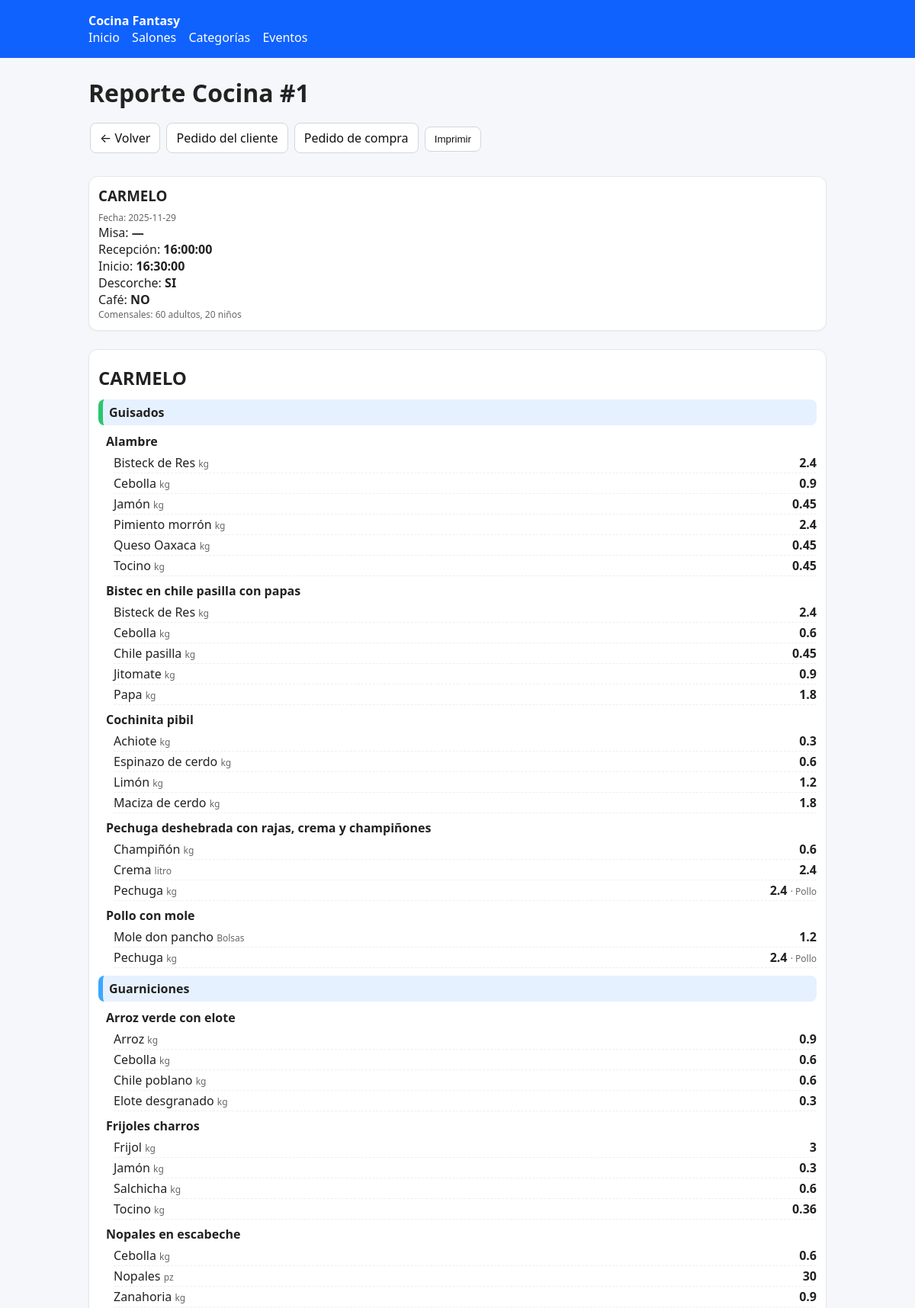
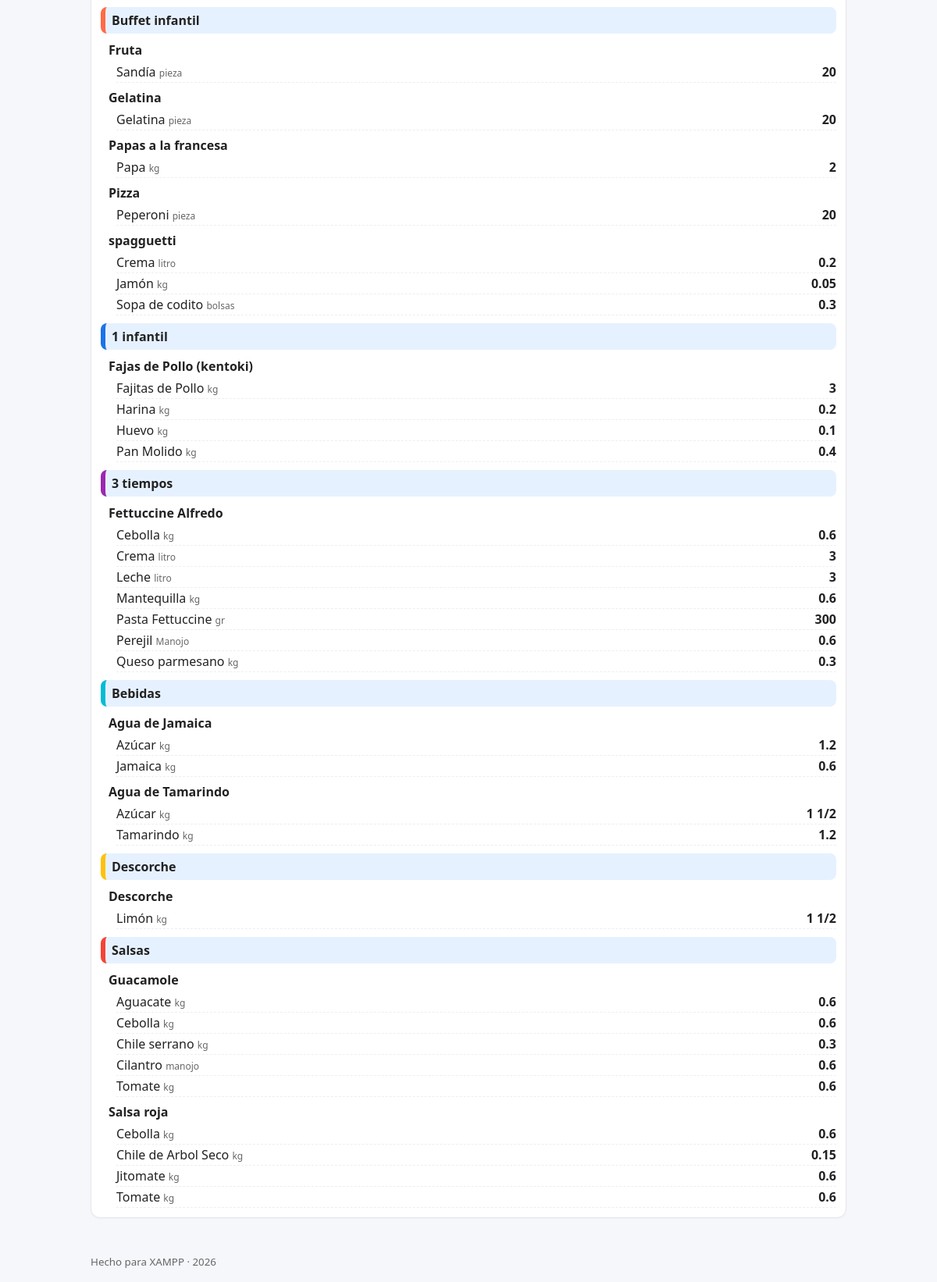
Page /reporte_evento.php?id=37 on the committed database (2 pictures, top to bottom).
### tables this page shows
CREATE TABLE `evento_salon` (
  `id_evento_salon` int(11) NOT NULL,
  `id_evento` int(11) NOT NULL,
  `id_salon` int(11) NOT NULL,
  `adultos` int(11) NOT NULL DEFAULT 0,
  `ninos` int(11) NOT NULL DEFAULT 0,
  `misa` time DEFAULT NULL,
  `recepcion` time DEFAULT NULL,
  `inicio` time DEFAULT NULL,
  `descorche` tinyint(1) NOT NULL DEFAULT 0,
  `cafe` tinyint(1) NOT NULL DEFAULT 0,
  `degustaciones` varchar(120) DEFAULT NULL,
  `factor_nino` decimal(5,2) NOT NULL DEFAULT 0.70
);

### db.php (called while the page is built, shortened)
<?php
function h($s){ return htmlspecialchars((string)$s, ENT_QUOTES, 'UTF-8'); }

### reporte_evento.php (the view, shortened to what this page needs)
<?php
require_once __DIR__ . '/db.php';
require_once __DIR__ . '/header.php';
function fmt_human($val, $ingrediente = null, $unidad = null){
  $val = round((float)$val, 3);
  $ent = floor($val + 1e-9);
  $frac = round($val - $ent, 2);
  if ($frac >= 0.49 && $frac <= 0.51) return trim(($ent? $ent : '').' 1/2');
  $s = number_format($val, 2, '.', '');
  $s = rtrim(rtrim($s,'0'),'.');
  return $s==='' ? '0' : $s;
}
$id_evento = isset($_GET['id']) ? (int)$_GET['id'] : 0;
try {
  $q = $pdo->prepare("SELECT * FROM vw_evento_salon_header WHERE id_evento=? ORDER BY salon");
  $q->execute([$id_evento]);
  $headers = $q->fetchAll(PDO::FETCH_ASSOC);
} catch (Throwable $e) {
  $q = $pdo->prepare("
    SELECT es.id_evento_salon, e.id_evento, e.fecha,
           COALESCE(s.alias, s.nombre) AS salon,
           es.adultos, es.ninos,
           COALESCE(es.misa, e.misa) AS misa,
           COALESCE(es.recepcion, e.recepcion) AS recepcion,
           COALESCE(es.inicio, e.inicio) AS inicio,
           CASE WHEN COALESCE(es.descorche,e.descorche)=1 THEN 'SI' ELSE 'NO' END AS descorche,
           CASE WHEN COALESCE(es.cafe,     e.cafe)=1      THEN 'SI' ELSE 'NO' END AS cafe,
           COALESCE(es.degustaciones, e.degustaciones) AS degustaciones
    FROM evento_salon es
    JOIN evento e ON e.id_evento = es.id_evento
    JOIN salon  s ON s.id_salon  = es.id_salon
    WHERE es.id_evento=?
    ORDER BY salon
  ");
  $q->execute([$id_evento]);
  $headers = $q->fetchAll(PDO::FETCH_ASSOC);
}
$detStmt = $pdo->prepare("
  SELECT
    id_evento_salon,
    salon,
    seccion,
    orden_seccion,
    orden_platillo,
    platillo,
    ingrediente,
    unidad,
    presentacion_descripcion,
    nota_receta,
    cantidad_calc,
    cantidad_mostrada
  FROM vw_evento_salon_platillo_ingrediente
  WHERE id_evento = :id
  ORDER BY salon, orden_seccion, seccion, COALESCE(orden_platillo,999), platillo, ingrediente
");
$detStmt->execute([':id' => $id_evento]);
$det = $detStmt->fetchAll(PDO::FETCH_ASSOC);
$det = array_values(array_filter($det, function($r){
    return !(isset($r['seccion']) && strtoupper(trim($r['seccion'])) === 'DESCORCHE');
}));
foreach ($headers as $h) {
    $id_es = (int)($h['id_evento_salon'] ?? 0);
    $total_adultos = max(0, (int)($h['adultos'] ?? 0));
    if (isset($h['descorche']) && strtoupper($h['descorche']) === 'SI') {
        $base_adultos = 100;
        $kg_por_base = 2.5;
        $cantidad_calc = round($total_adultos * $kg_por_base / $base_adultos, 2);
        if ($cantidad_calc > 0) {
            $det[] = [
                'id_evento_salon' => $id_es,
                'salon' => $h['salon'] ?? '',
                'seccion' => 'DESCORCHE',
                'orden_seccion' => 850,
                'orden_platillo' => null,
                'platillo' => 'Descorche',
                'ingrediente' => 'Limón',
                'unidad' => 'kg',
                'presentacion_descripcion' => null,
                'nota_receta' => null,
                'cantidad_calc' => $cantidad_calc,
                'cantidad_mostrada' => fmt_human($cantidad_calc, 'Limón', 'kg')
            ];
        }
    }
}
$eventos = $pdo->query("SELECT id_evento FROM evento ORDER BY fecha DESC")->fetchAll(PDO::FETCH_COLUMN);
$id_visual = 0;
$contador = 1;
foreach ($eventos as $ev) {
    if ((int)$ev === $id_evento) {
        $id_visual = $contador;
        break;
    }
    $contador++;
}
?>
<!doctype html>
<html lang="es">
<head>
</head>
<body>
 <h1>Reporte Cocina #<?= $id_visual ?></h1>
  <p>
    <a class="btn" href="evento_list.php">← Volver</a>
    <a class="btn" href="pedido_cliente.php?id=<?php echo h($id_evento); ?>">Pedido del cliente</a>
    <a class="btn" href="pedido_compra.php?id=<?php echo h($id_evento); ?>">Pedido de compra</a>
    <button class="btn" onclick="window.print()">Imprimir</button>
  </p>
  <div class="grid">
    <?php foreach($headers as $h): ?>
      <div class="card header-card">
        <h3><?php echo h($h['salon']); ?></h3>
        <div class="small">Fecha: <?php echo h($h['fecha']); ?></div>
        <div>Misa: <strong><?php echo h($h['misa'] ?: '—'); ?></strong></div>
        <div>Recepción: <strong><?php echo h($h['recepcion'] ?: '—'); ?></strong></div>
        <div>Inicio: <strong><?php echo h($h['inicio'] ?: '—'); ?></strong></div>
        <div>Descorche: <strong><?php echo h((isset($h['descorche']) && $h['descorche']==='SI') ? 'SI' : 'NO'); ?></strong></div>
        <div>Café: <strong><?php echo h((isset($h['cafe']) && $h['cafe']==='SI') ? 'SI' : 'NO'); ?></strong></div>
        <div class="small">Comensales: <?php echo (int)$h['adultos']; ?> adultos, <?php echo (int)$h['ninos']; ?> niños</div>
      </div>
    <?php endforeach; ?>
  </div>
  <?php
  $orden_secciones = ['GUISADOS','GUARNICIONES', 'BUFFET INFANTIL','1 INFANTIL', '2 INFANTIL','3 TIEMPOS','DESAYUNOS','BEBIDAS','DESCORCHE','SALSAS', '2 TIEMPOS', 'PARRILLADA'];
  foreach($headers as $h){
      $id_es = (int)($h['id_evento_salon'] ?? 0);
      echo '<div class="card"><h2>'.h($h['salon'] ?? '').'</h2>';
      foreach($orden_secciones as $sec){
          $clase_css = strtolower(str_replace(' ', '-', $sec));
          if (preg_match('/^[0-9]/', $clase_css)) {
              $clase_css = 'tres-' . preg_replace('/^[0-9]+-?/', '', $clase_css);
          }
          $filtradas = array_values(array_filter($det, function($r) use ($id_es, $sec){
              return ((int)$r['id_evento_salon'] === $id_es) && (strtoupper($r['seccion']) === strtoupper($sec));
          }));
          if (empty($filtradas)) {
              continue;
          }
          echo '<div class="section-title '.h($clase_css).'"><strong>'.h(ucfirst(strtolower($sec))).'</strong></div>';
          $platActual = null;
          foreach($filtradas as $r){
              if ($platActual !== $r['platillo']) {
                  $platActual = $r['platillo'];
                  $ord = (!empty($r['orden_platillo'])) ? (h($r['orden_platillo']).".- ") : "";
                  echo '<div class="platillo-title">'.($ord?h($ord):'').h($r['platillo']).'</div>';
              }
              $nota = $r['nota_receta'] ?: ($r['presentacion_descripcion'] ?? '');
              $cant = $r['cantidad_mostrada'] ?: fmt_human($r['cantidad_calc'], $r['ingrediente'], $r['unidad']);
              echo '<div class="ingrediente-row"><span>'
                   .h($r['ingrediente']).' <span class="small">'.h($r['unidad']).'</span>'
                   .'</span><span><strong>'.h($cant).'</strong>'
                   .($nota ? ' <span class="small">· '.h($nota).'</span>' : '')
                   .'</span></div>';
          }
      }
      echo '</div>';
  }
  ?>
<?php require_once __DIR__ . '/footer.php'; ?>

### style.css (style rules this page uses)
* { box-sizing:border-box }
body { font-family:system-ui,-apple-system,Segoe UI,Roboto,Ubuntu,'Helvetica Neue',Arial,sans-serif;margin:0;background:#f6f7fb;color:#222 }
h1,h2 { margin:8px 0 12px }
.card { background:#fff;border:1px solid #e5e7eb;border-radius:12px;padding:16px;margin:12px 0;box-shadow:0 1px 2px rgba(0,0,0,.04) }
.actions a,.btn { display:inline-block;padding:8px 12px;border-radius:8px;border:1px solid #d0d7de;background:#fff;text-decoration:none;color:#111;margin:2px }
.grid { display:grid;grid-template-columns:repeat(auto-fit,minmax(240px,1fr));gap:12px }
.header-card h3 { margin:0 0 6px }
.small { font-size:12px;color:#666 }
.section-title { background:#dbeafe;padding:6px 10px;border-radius:8px;margin:10px 0;font-weight:600 }
.platillo-title { font-weight:700;margin:6px 0 }
.ingrediente-row { display:flex;justify-content:space-between;padding:4px 6px;border-bottom:1px dashed #eee }

### reporte_evento.php (style rules this page uses)
.section-title { font-size:16px;margin-top:10px;padding:6px 8px;background-color:#e6f1ff;border-left:6px solid #1a73e8;border-radius:8px }
.section-title.buffet-infantil { border-color:#ff6b45 }
.section-title.guarniciones { border-color:#3aa8ff }
.section-title.guisados { border-color:#28c76f }
.section-title.tres-tiempos { border-color:#9c27b0 }
.section-title.bebidas { border-color:#00bcd4 }
.section-title.salsas { border-color:#f44336 }
.section-title.descorche { border-color:#ffc107 }
.platillo-title { font-weight:bold;margin:8px 0 4px 10px }
.ingrediente-row { display:flex;justify-content:space-between;margin-left:20px;padding:2px 0 }
.small { color:#666;font-size:12px }
.card { background:#fff;border:1px solid #e5e7eb;border-radius:12px;padding:12px;margin:12px 0 }
.grid { display:grid;gap:16px;grid-template-columns:repeat(auto-fit,minmax(280px,1fr)) }
.header-card h3 { margin:0 0 8px }
.btn { display:inline-block;padding:8px 12px;border-radius:8px;border:1px solid #d0d7de;background:#fff;text-decoration:none;color:#111;margin:2px }

### rows in the picture
evento_salon: salon "CARMELO", fecha "2025-11-29", misa "—", recepcion "16:00:00", inicio "16:30:00", descorche "SI", cafe "NO", adultos "60", ninos "20", sec "Guisados", platillo "Alambre", ingrediente "Bisteck de Res", unidad "kg", cant "2.4", ingrediente "Cebolla", cant "0.9", ingrediente "Jamón", cant "0.45", ingrediente "Pimiento morrón", ingrediente "Queso Oaxaca", ingrediente "Tocino", platillo "Bistec en chile pasilla con papas", cant "0.6", ingrediente "Chile pasilla", ingrediente "Jitomate", ingrediente "Papa", cant "1.8", platillo "Cochinita pibil", ingrediente "Achiote", cant "0.3", ingrediente "Espinazo de cerdo", ingrediente "Limón", cant "1.2", ingrediente "Maciza de cerdo", platillo "Pechuga deshebrada con rajas, crema y champiñones", ingrediente "Champiñón", ingrediente "Crema", unidad "litro", ingrediente "Pechuga", nota "Pollo", platillo "Pollo con mole", ingrediente "Mole don pancho", unidad "Bolsas", sec "Guarniciones", platillo "Arroz verde con elote", ingrediente "Arroz", ingrediente "Chile poblano", ingrediente "Elote desgranado", platillo "Frijoles charros", ingrediente "Frijol", cant "3", ingrediente "Salchicha", cant "0.36", platillo "Nopales en escabeche", ingrediente "Nopales", unidad "pz", cant "30", ingrediente "Zanahoria", sec "Buffet infantil", platillo "Fruta", ingrediente "Sandía", unidad "pieza", cant "20", platillo "Gelatina", ingrediente "Gelatina", platillo "Papas a la francesa", cant "2", platillo "Pizza", ingrediente "Peperoni", platillo "spagguetti", cant "0.2", cant "0.05", ingrediente "Sopa de codito", unidad "bolsas", sec "1 infantil", platillo "Fajas de Pollo (kentoki)", ingrediente "Fajitas de Pollo", ingrediente "Harina", ingrediente "Huevo", cant "0.1", ingrediente "Pan Molido", cant "0.4", sec "3 tiempos", platillo "Fettuccine Alfredo", ingrediente "Leche", ingrediente "Mantequilla", ingrediente "Pasta Fettuccine", unidad "gr", cant "300", ingrediente "Perejil", unidad "Manojo", ingrediente "Queso parmesano", sec "Bebidas", platillo "Agua de Jamaica", ingrediente "Azúcar", ingrediente "Jamaica", platillo "Agua de Tamarindo", cant "1 1/2", ingrediente "Tamarindo", sec "Descorche", platillo "Descorche", sec "Salsas", platillo "Guacamole", ingrediente "Aguacate", ingrediente "Chile serrano", ingrediente "Cilantro", unidad "manojo", ingrediente "Tomate", platillo "Salsa roja", ingrediente "Chile de Arbol Seco", cant "0.15"

### other values in the picture
$id_visual "1"
